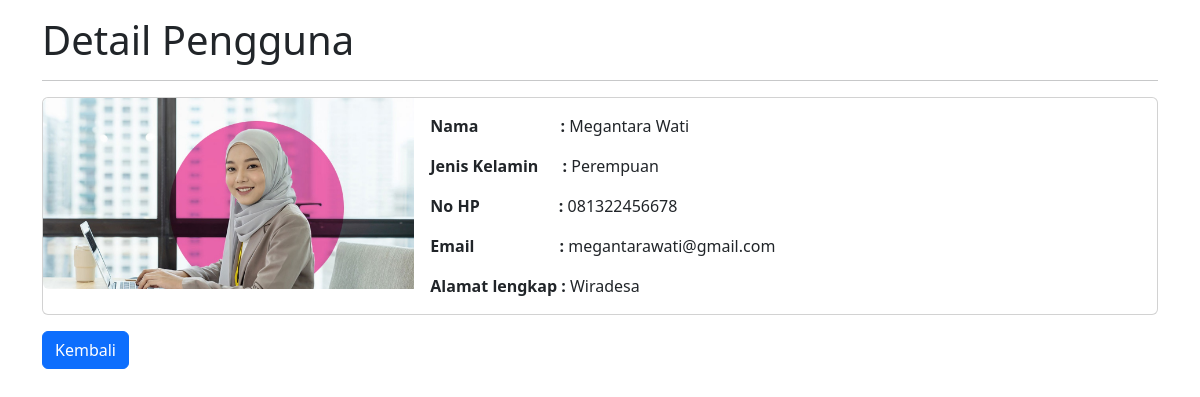
The page /detail.php?id=5 on the database its author committed.
### tables this page shows
CREATE TABLE `tb_users` (
  `id` int(10) NOT NULL,
  `nama` varchar(255) NOT NULL,
  `alamat` varchar(255) NOT NULL,
  `nohp` char(13) NOT NULL,
  `jenis_kelamin` enum('L','P') NOT NULL,
  `email` varchar(255) NOT NULL,
  `foto` varchar(5000) DEFAULT NULL
);

### database.php (called while the page is built, shortened)
<?php
class Database
{
    public $host = "localhost";
    public $username = "root";
    public $password = "";
    public $database = "db_php_rohma";
    public $connect;
    function __construct()
    {
        $this->connect = mysqli_connect($this->host, $this->username, $this->password);
        mysqli_select_db($this->connect, $this->database);
    }
    function editData($id)
    {
        $data = mysqli_query($this->connect, "SELECT * FROM tb_users WHERE id='$id'");
        $rows = mysqli_fetch_all($data, MYSQLI_ASSOC);
        return $rows;
    }
}

### detail.php (the view, shortened to what this page needs)
<?php
include 'database.php';
$db = new Database();
$id = $_GET['id'];
$detail = $db->editData($id);
?>
<!doctype html>
<html lang="en">
<head>
    <link href="https://cdn.jsdelivr.net/npm/bootstrap@5.3.3/dist/css/bootstrap.min.css" rel="stylesheet">
</head>
<body>
    <div class="container mt-3">
        <h1>Detail Pengguna</h1>
        <hr>
        <?php if (!empty($detail)): ?>
            <?php foreach ($detail as $dataUser): ?>
                <div class="card mb-3">
                    <div class="row g-0">
                        <div class="col-md-4">
                            <img src="uploads/<?php echo $dataUser['foto']; ?>" class="img-fluid rounded-start" alt="Foto Pengguna" style="width: 100%; height: auto;">
                        </div>
                        <div class="col-md-8">
                            <div class="card-body">
                                <p class="card-text"><strong>Nama <span style="margin-left: 78px;">:</strong> <?php echo $dataUser['nama']; ?></p>
                                <p class="card-text"><strong>Jenis Kelamin <span style="margin-left: 20px;">:</strong> <?php echo ($dataUser['jenis_kelamin'] == 'L') ? 'Laki-Laki' : 'Perempuan'; ?></p>
                                <p class="card-text"><strong>No HP <span style="margin-left: 75px;">:</strong> <?php echo $dataUser['nohp']; ?></p>
                                <p class="card-text"><strong>Email<span style="margin-left: 85px;">:</strong> <?php echo $dataUser['email']; ?></p>
                                <p class="card-text"><strong>Alamat lengkap :</strong> <?php echo $dataUser['alamat']; ?></p>
                            </div>
                        </div>
                    </div>
                </div>
            <?php endforeach; ?>
        <?php else: ?>
            <p>Data tidak ditemukan.</p>
        <?php endif; ?>
        <a href="index.php" class="btn btn-primary">Kembali</a>
    </div>
</body>
</html>

### rows shown on the page
tb_users: foto (picture), nama "Megantara Wati", jenis_kelamin "Perempuan", nohp "081322456678", email "megantarawati@gmail.com", alamat "Wiradesa"
